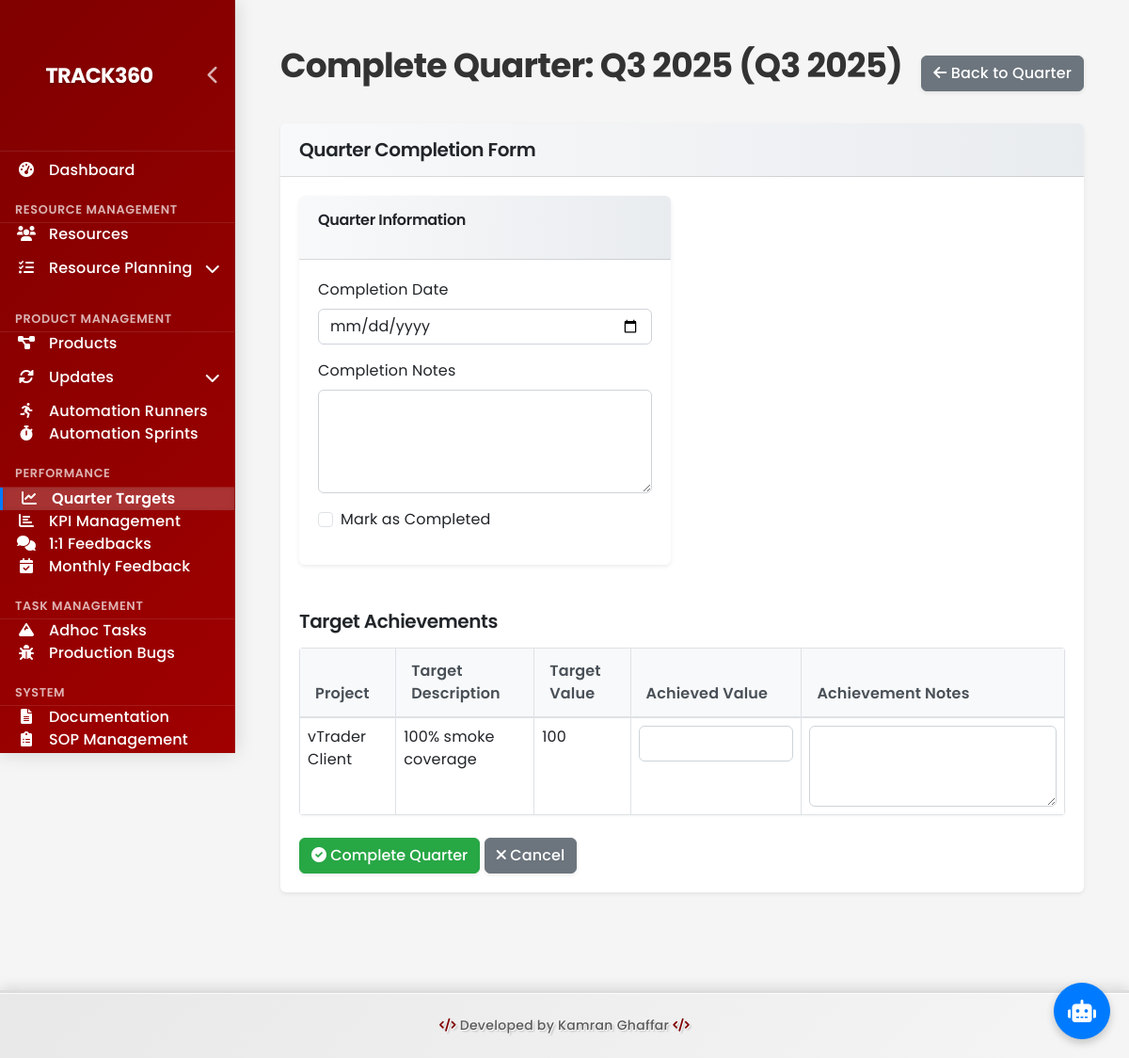
Screenshot of /dashboard/quarters/18/complete/ with the database file from the repository.
### dashboard/models.py (models this page shows, shortened)
class Quarter(models.Model):
    QUARTER_CHOICES = [
        (1, 'Q1'),
        (2, 'Q2'),
        (3, 'Q3'),
        (4, 'Q4'),
    ]
    year = models.IntegerField()
    quarter_number = models.IntegerField(choices=QUARTER_CHOICES)
    name = models.CharField(max_length=50, blank=True)
    start_date = models.DateField()
    end_date = models.DateField()
    completed = models.BooleanField(default=False)
    completion_date = models.DateField(null=True, blank=True)
    completion_notes = models.TextField(blank=True)
    created_at = models.DateTimeField(auto_now_add=True)
    updated_at = models.DateTimeField(auto_now=True)
    class Meta:
        unique_together = ('year', 'quarter_number')
        ordering = ['-year', 'quarter_number']
    def __str__(self):
        return f"Q{self.quarter_number} {self.year}" if not self.name else f"{self.name} (Q{self.quarter_number} {self.year})"

class QuarterTarget(models.Model):
    quarter = models.ForeignKey(Quarter, on_delete=models.CASCADE, related_name='targets')
    project = models.ForeignKey(Project, on_delete=models.CASCADE, related_name='quarterly_targets')
    target_description = models.TextField()
    target_value = models.IntegerField(null=True, blank=True, help_text="Numeric target value if applicable")
    achieved_value = models.IntegerField(null=True, blank=True, help_text="Actual achieved value")
    achievement_percentage = models.DecimalField(max_digits=5, decimal_places=2, null=True, blank=True, help_text="Percentage of target achieved")
    achievement_notes = models.TextField(blank=True)
    resources = models.ManyToManyField(Resource, through='QuarterTargetResource')
    created_at = models.DateTimeField(auto_now_add=True)
    updated_at = models.DateTimeField(auto_now=True)
    class Meta:
        pass

class Project(models.Model):
    STATUS_CHOICES = [
        ('not_started', 'Not Started'),
        ('in_progress', 'In Progress'),
        ('completed', 'Completed'),
        ('on_hold', 'On Hold'),
    ]
    AUTOMATION_STATUS_CHOICES = [
        ('hold', 'Hold'),
        ('completed', 'Completed'),
        ('in_progress', 'In Progress'),
        ('na', 'N/A'),
    ]
    PIPELINE_SCHEDULE_CHOICES = [
        ('on_demand', 'On-Demand'),
        ('weekly', 'Weekly'),
        ('nightly', 'Nightly'),
        ('na', 'N/A'),
    ]
    name = models.CharField(max_length=200)
    description = models.TextField(blank=True)
    status = models.CharField(max_length=20, choices=STATUS_CHOICES, default='not_started')
    resources = models.ManyToManyField(Resource, through='ProjectResource')
    smoke_automation_status = models.CharField(max_length=20, choices=AUTOMATION_STATUS_CHOICES, default='na', blank=True)
    regression_automation_status = models.CharField(max_length=20, choices=AUTOMATION_STATUS_CHOICES, default='na', blank=True)
    pipeline_schedule = models.CharField(max_length=20, choices=PIPELINE_SCHEDULE_CHOICES, default='na', blank=True)
    execution_time_of_smoke = models.CharField(max_length=50, blank=True, help_text="Hours and Minutes")
    total_number_of_available_test_cases = models.IntegerField(null=True, blank=True)
    status_of_last_automation_run = models.TextField(blank=True)
    date_of_last_automation_run = models.DateField(null=True, blank=True)
    automation_framework_tech_stack = models.TextField(blank=True)
    team_lead = models.ForeignKey(Resource, on_delete=models.SET_NULL, null=True, blank=True, related_name='products_as_lead', db_column='team_lead_id')
    regression_coverage = models.IntegerField(null=True, blank=True, help_text="Percentage or count")
    smoke_coverage = models.IntegerField(null=True, blank=True, help_text="Percentage of smoke test cases automated")
    bugs_found_through_automation = models.IntegerField(null=True, blank=True)
    total_automatable_test_cases = models.IntegerField(null=True, blank=True)
    total_automatable_smoke_test_cases = models.IntegerField(null=True, blank=True)
    total_automated_test_cases = models.IntegerField(null=True, blank=True)
    total_automated_smoke_test_cases = models.IntegerField(null=True, blank=True)
    sprint_cycle = models.CharField(max_length=50, blank=True)
    total_number_of_functional_test_cases = models.IntegerField(null=True, blank=True)
    total_number_of_business_test_cases = models.IntegerField(null=True, blank=True)
    oat_release_cycle = models.CharField(max_length=50, blank=True)
    in_production = models.BooleanField(default=False)
    in_development = models.BooleanField(default=False)
    start_date = models.DateField(null=True, blank=True)
    end_date = models.DateField(null=True, blank=True)
    created_at = models.DateTimeField(auto_now_add=True)
    updated_at = models.DateTimeField(auto_now=True)

### dashboard/views.py (the view)
# urls.py: path('quarters/<int:pk>/complete/', views.complete_quarter, name='quarter-complete'),
def complete_quarter(request, pk):
    quarter = get_object_or_404(Quarter, pk=pk)
    targets = quarter.targets.all()
    TargetFormSet = forms.modelformset_factory(
        QuarterTarget,
        form=QuarterTargetAchievementForm,
        extra=0
    )
    if request.method == 'POST':
        quarter_form = QuarterCompletionForm(request.POST, instance=quarter)
        target_formset = TargetFormSet(request.POST, queryset=targets)
        if quarter_form.is_valid() and target_formset.is_valid():
            quarter = quarter_form.save(commit=False)
            quarter.completed = True
            quarter.save()
            target_formset.save()
            messages.success(request, f'Quarter {quarter} has been marked as completed.')
            return redirect('quarter-summary', pk=quarter.pk)
    else:
        quarter_form = QuarterCompletionForm(instance=quarter)
        target_formset = TargetFormSet(queryset=targets)
    context = {
        'quarter': quarter,
        'quarter_form': quarter_form,
        'target_formset': target_formset,
    }
    return render(request, 'dashboard/quarter_complete.html', context)

### dashboard/views.py
class QuarterCompletionForm(forms.ModelForm):
    completion_date = forms.DateField(
        widget=forms.DateInput(attrs={'type': 'date'}),
        required=True
    )
    class Meta:
        model = Quarter
        fields = ['completion_date', 'completion_notes', 'completed']
        widgets = {
            'completion_notes': forms.Textarea(attrs={'rows': 4}),
        }

### dashboard/templatetags/custom_filters.py (called while the page is built)
@register.filter(name='add_class')
def add_class(value, arg):
    css_classes = value.field.widget.attrs.get('class', '')
    if css_classes:
        css_classes = f"{css_classes} {arg}"
    else:
        css_classes = arg
    return value.as_widget(attrs={'class': css_classes})

### Portable-Dashboard-Deploy/dashboard/templates/dashboard/quarter_complete.html (shortened to what this page needs)
{% extends 'dashboard/base.html' %}
{% load custom_filters %}
{% block content %}
<div class="container-fluid">
    <div class="d-flex justify-content-between align-items-center mb-4">
        <h1>Complete Quarter: {{ quarter }}</h1>
        <div>
            <a href="{% url 'quarter-detail' quarter.id %}" class="btn btn-secondary">
                <i class="fas fa-arrow-left"></i> Back to Quarter
            </a>
        </div>
    </div>
    <div class="row">
        <div class="col-12">
            <div class="card mb-4">
                <div class="card-header">
                    <h5>Quarter Completion Form</h5>
                </div>
                <div class="card-body">
                    <form method="post">
                        <div class="row mb-4">
                            <div class="col-md-6">
                                <div class="card">
                                    <div class="card-header">
                                        <h6>Quarter Information</h6>
                                    </div>
                                    <div class="card-body">
                                        <div class="mb-3">
                                            <label for="{{ quarter_form.completion_date.id_for_label }}" class="form-label">Completion Date</label>
                                            {{ quarter_form.completion_date|add_class:"form-control" }}
                                        </div>
                                        <div class="mb-3">
                                            <label for="{{ quarter_form.completion_notes.id_for_label }}" class="form-label">Completion Notes</label>
                                            {{ quarter_form.completion_notes|add_class:"form-control" }}
                                        </div>
                                        <div class="mb-3 form-check">
                                            {{ quarter_form.completed|add_class:"form-check-input" }}
                                            <label for="{{ quarter_form.completed.id_for_label }}" class="form-check-label">Mark as Completed</label>
                                        </div>
                                    </div>
                                </div>
                            </div>
                        </div>
                        <h5 class="mb-3">Target Achievements</h5>
                        <div class="table-responsive">
                            <table class="table table-bordered">
                                <thead>
                                    <tr>
                                        <th>Project</th>
                                        <th>Target Description</th>
                                        <th>Target Value</th>
                                        <th>Achieved Value</th>
                                        <th>Achievement Notes</th>
                                    </tr>
                                </thead>
                                <tbody>
                                    {% for form in target_formset %}
                                    <tr>
                                        <td>{{ form.instance.project.name }}</td>
                                        <td>{{ form.instance.target_description }}</td>
                                        <td>{{ form.instance.target_value }}</td>
                                        <td>
                                            {{ form.achieved_value|add_class:"form-control" }}
                                        </td>
                                        <td>
                                            {{ form.achievement_notes|add_class:"form-control" }}
                                        </td>
                                    </tr>
                                    {% empty %}
                                    <tr>
                                        <td colspan="5" class="text-center">No targets set for this quarter. Please add targets before completing the quarter.</td>
                                    </tr>
                                    {% endfor %}
                                </tbody>
                            </table>
                        </div>
                        <div class="mt-4">
                            <button type="submit" class="btn btn-success">
                                <i class="fas fa-check-circle"></i> Complete Quarter
                            </button>
                            <a href="{% url 'quarter-detail' quarter.id %}" class="btn btn-secondary">
                                <i class="fas fa-times"></i> Cancel
                            </a>
                        </div>
                    </form>
                </div>
            </div>
        </div>
    </div>
</div>
{% endblock %}

### dashboard/static/css/logo.css (style rules this page uses)
:root { --logo-height: 80px; --logo-max-width: 240px; --logo-border-radius: 8px; --logo-transition-speed: 0.3s; --logo-hover-scale: 1.05; --logo-shadow: 0 4px 8px rgba(0, 0, 0, 0.1); --logo-text-color: white; --logo-bg-color: transparent; }

### dashboard/static/css/automation-updates.css (style rules this page uses)
.table-responsive { border-radius: 0.25rem; overflow: hidden; box-shadow: 0 1px 3px rgba(0, 0, 0, 0.05); }
.table { margin-bottom: 0; }
.table thead th { background-color: #f8f9fa; border-bottom: 2px solid #dee2e6; font-weight: 600; color: #495057; padding: 0.75rem 1rem; }
.table tbody tr { transition: all 0.2s; }

### dashboard/static/css/modern-dashboard.css (style rules this page uses)
:root { --primary-color: #4361ee; --primary-light: #4895ef; --primary-dark: #3f37c9; --secondary-color: #4cc9f0; --success-color: #4CAF50; --info-color: #2196F3; --warning-color: #ff9800; --danger-color: #f44336; --light-color: #f8f9fa; --dark-color: #343a40; --gray-100: #f8f9fa; --gray-200: #e9ecef; --gray-300: #dee2e6; --gray-400: #ced4da; --gray-500: #adb5bd; --gray-600: #6c757d; --gray-700: #495057; --gray-800: #343a40; --gray-900: #212529; --shadow-sm: 0 .125rem .25rem rgba(0,0,0,.075); --shadow: 0 .5rem 1rem rgba(0,0,0,.15); --shadow-lg: 0 1rem 3rem rgba(0,0,0,.175); --transition-speed: 0.3s; --border-radius-sm: 0.25rem; --border-radius: 0.5rem; --border-radius-lg: 1rem; }
body { background-color: #f5f7fa; color: var(--gray-800); }
.container-fluid { padding: 1.5rem; }
.card { border: none; border-radius: var(--border-radius); box-shadow: var(--shadow-sm); transition: transform var(--transition-speed), box-shadow var(--transition-speed); margin-bottom: 1.5rem; overflow: hidden; }
.card-header { background: linear-gradient(to right, var(--light-color), var(--gray-200)); border-bottom: 1px solid var(--gray-300); padding: 1rem 1.25rem; font-weight: 600; display: flex; align-items: center; }
.card-header h5 { margin-bottom: 0; font-weight: 600; }
.card-body { padding: 1.5rem; }
.table { margin-bottom: 0; }
.table th { font-weight: 600; color: var(--gray-700); border-top: none; background-color: var(--gray-100); }
.btn { border-radius: 30px; padding: 0.5rem 1.25rem; font-weight: 500; transition: all var(--transition-speed); box-shadow: var(--shadow-sm); }
.btn-success { background-color: var(--success-color); border-color: var(--success-color); }
.form-control, .form-select { border-radius: var(--border-radius); padding: 0.5rem 1rem; border: 1px solid var(--gray-300); transition: all var(--transition-speed); }

### Portable-Dashboard-Deploy/dashboard/templates/dashboard/base.html (style rules this page uses)
:root { --primary-color: #007bff; --secondary-color: #6c757d; --success-color: #28a745; --danger-color: #dc3545; --warning-color: #ffc107; --info-color: #17a2b8; --dark-color: #343a40; --light-color: #f8f9fa; --body-bg: #f5f5f5; --card-bg: #ffffff; --sidebar-width: 250px; --sidebar-collapsed-width: 70px; --header-height: 60px; --footer-height: 60px; --border-radius: 0.375rem; --box-shadow: 0 0.125rem 0.25rem rgba(0, 0, 0, 0.075); --transition-speed: 0.3s; }
body { background-color: var(--body-bg); font-family: 'Poppins', 'Roboto', -apple-system, BlinkMacSystemFont, "Segoe UI", Arial, sans-serif; line-height: 1.5; color: #333; overflow-x: hidden; letter-spacing: 0.01em; }
h1, h2, h3, h4, h5, h6 { font-family: 'Poppins', 'Roboto', sans-serif; font-weight: 600; letter-spacing: -0.02em; margin-bottom: 1rem; }
h1 { font-size: 2.25rem; font-weight: 700; }
.card { margin-bottom: 1.5rem; border: none; border-radius: var(--border-radius); box-shadow: var(--box-shadow); background-color: var(--card-bg); transition: transform 0.2s, box-shadow 0.2s; }
.card-header { background-color: rgba(0, 0, 0, 0.03); border-bottom: 1px solid rgba(0, 0, 0, 0.125); padding: 1rem 1.25rem; font-weight: 500; }
.card-body { padding: 1.25rem; }
.table { margin-bottom: 0; }
.table th { font-weight: 600; background-color: rgba(0, 0, 0, 0.02); }
.form-control, .form-select { border-radius: var(--border-radius); padding: 0.375rem 0.75rem; border: 1px solid #ced4da; transition: border-color 0.15s ease-in-out, box-shadow 0.15s ease-in-out; }
.btn { border-radius: var(--border-radius); padding: 0.375rem 0.75rem; font-weight: 500; transition: all 0.2s; }

### rows the page displays
Quarter: name+quarter_number+year "Q3 2025 (Q3 2025)"
QuarterTarget: instance.project.name "vTrader Client", instance.target_description "100% smoke coverage", instance.target_value "100"
